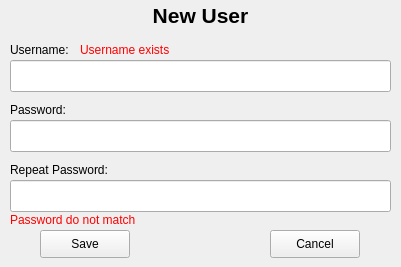
<?xml version="1.0" encoding="UTF-8"?>
<ui version="4.0">
 <class>Form</class>
 <widget class="QWidget" name="Form">
  <property name="geometry">
   <rect>
    <x>0</x>
    <y>0</y>
    <width>401</width>
    <height>267</height>
   </rect>
  </property>
  <property name="windowTitle">
   <string>Form</string>
  </property>
  <widget class="QLabel" name="lbl_title_2">
   <property name="geometry">
    <rect>
     <x>0</x>
     <y>0</y>
     <width>401</width>
     <height>31</height>
    </rect>
   </property>
   <property name="text">
    <string>&lt;html&gt;&lt;head/&gt;&lt;body&gt;&lt;p align=&quot;center&quot;&gt;&lt;span style=&quot; font-size:16pt; font-weight:600;&quot;&gt;New User&lt;/span&gt;&lt;/p&gt;&lt;/body&gt;&lt;/html&gt;</string>
   </property>
  </widget>
  <widget class="QPushButton" name="btn_save">
   <property name="geometry">
    <rect>
     <x>40</x>
     <y>230</y>
     <width>90</width>
     <height>28</height>
    </rect>
   </property>
   <property name="text">
    <string>Save</string>
   </property>
  </widget>
  <widget class="QLabel" name="lbl_username">
   <property name="geometry">
    <rect>
     <x>10</x>
     <y>40</y>
     <width>111</width>
     <height>20</height>
    </rect>
   </property>
   <property name="text">
    <string>Username:</string>
   </property>
  </widget>
  <widget class="QLabel" name="lbl_password_1">
   <property name="geometry">
    <rect>
     <x>10</x>
     <y>100</y>
     <width>121</width>
     <height>20</height>
    </rect>
   </property>
   <property name="text">
    <string>Password:</string>
   </property>
  </widget>
  <widget class="QLabel" name="lbl_password_2">
   <property name="geometry">
    <rect>
     <x>10</x>
     <y>160</y>
     <width>161</width>
     <height>20</height>
    </rect>
   </property>
   <property name="text">
    <string>Repeat Password:</string>
   </property>
  </widget>
  <widget class="QLineEdit" name="txt_username">
   <property name="geometry">
    <rect>
     <x>10</x>
     <y>60</y>
     <width>381</width>
     <height>32</height>
    </rect>
   </property>
  </widget>
  <widget class="QLineEdit" name="txt_password_1">
   <property name="geometry">
    <rect>
     <x>10</x>
     <y>120</y>
     <width>381</width>
     <height>32</height>
    </rect>
   </property>
   <property name="echoMode">
    <enum>QLineEdit::Password</enum>
   </property>
  </widget>
  <widget class="QLineEdit" name="txt_password_2">
   <property name="geometry">
    <rect>
     <x>10</x>
     <y>180</y>
     <width>381</width>
     <height>32</height>
    </rect>
   </property>
   <property name="echoMode">
    <enum>QLineEdit::Password</enum>
   </property>
  </widget>
  <widget class="QPushButton" name="btn_cancel">
   <property name="geometry">
    <rect>
     <x>270</x>
     <y>230</y>
     <width>90</width>
     <height>28</height>
    </rect>
   </property>
   <property name="text">
    <string>Cancel</string>
   </property>
  </widget>
  <widget class="QLabel" name="lbl_pass_error">
   <property name="geometry">
    <rect>
     <x>10</x>
     <y>210</y>
     <width>191</width>
     <height>20</height>
    </rect>
   </property>
   <property name="text">
    <string>&lt;html&gt;&lt;head/&gt;&lt;body&gt;&lt;p&gt;&lt;span style=&quot; color:#ff0000;&quot;&gt;Password do not match&lt;/span&gt;&lt;/p&gt;&lt;/body&gt;&lt;/html&gt;</string>
   </property>
  </widget>
  <widget class="QLabel" name="lbl_username_error">
   <property name="geometry">
    <rect>
     <x>80</x>
     <y>40</y>
     <width>191</width>
     <height>20</height>
    </rect>
   </property>
   <property name="text">
    <string>&lt;html&gt;&lt;head/&gt;&lt;body&gt;&lt;p&gt;&lt;span style=&quot; color:#ff0000;&quot;&gt;Username exists&lt;/span&gt;&lt;/p&gt;&lt;/body&gt;&lt;/html&gt;</string>
   </property>
  </widget>
 </widget>
 <tabstops>
  <tabstop>txt_username</tabstop>
  <tabstop>txt_password_1</tabstop>
  <tabstop>txt_password_2</tabstop>
  <tabstop>btn_save</tabstop>
  <tabstop>btn_cancel</tabstop>
 </tabstops>
 <resources/>
 <connections>
  <connection>
   <sender>btn_cancel</sender>
   <signal>clicked()</signal>
   <receiver>Form</receiver>
   <slot>close()</slot>
   <hints>
    <hint type="sourcelabel">
     <x>312</x>
     <y>230</y>
    </hint>
    <hint type="destinationlabel">
     <x>225</x>
     <y>237</y>
    </hint>
   </hints>
  </connection>
 </connections>
</ui>
